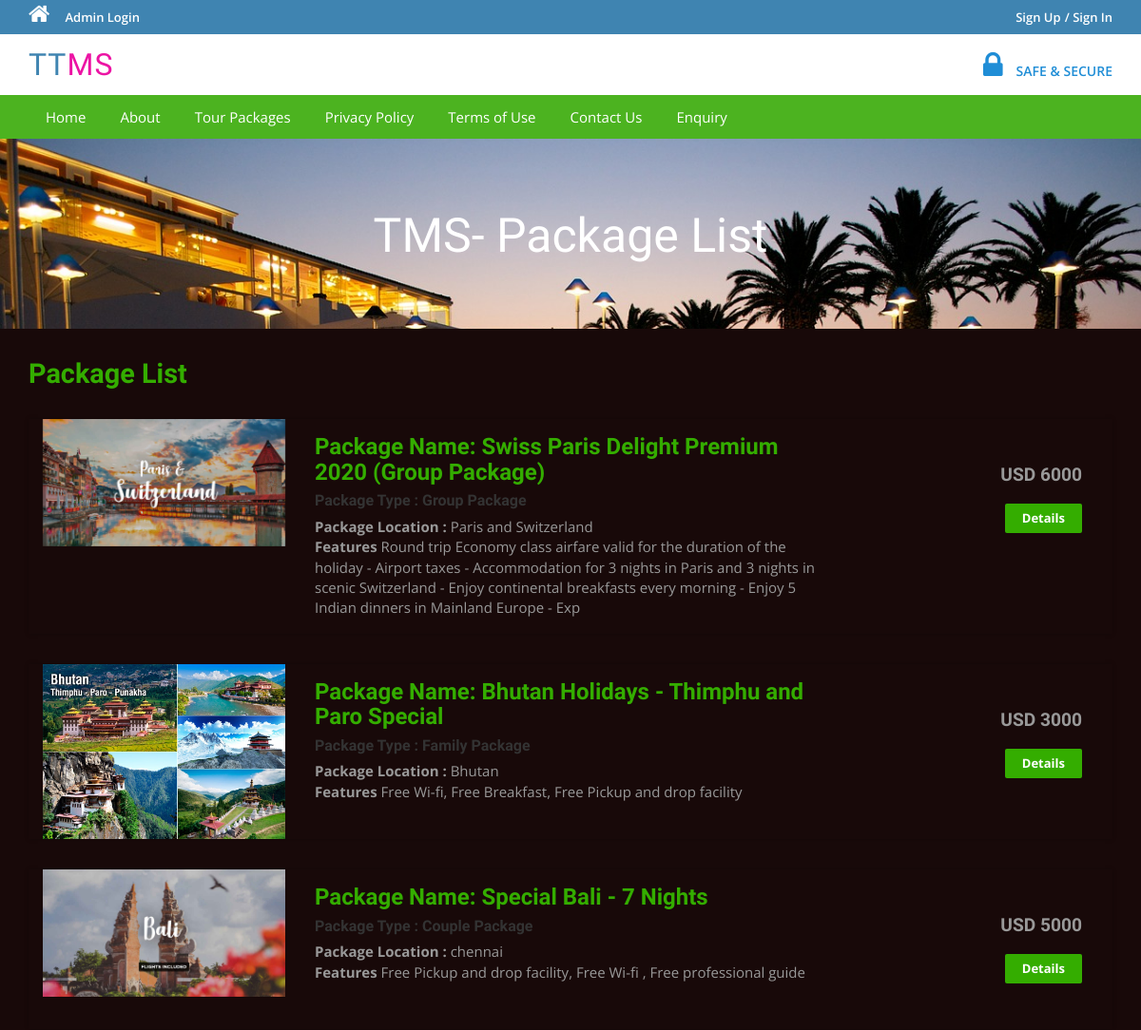
The page /tms/package-list.php (upper part) on the database as committed earlier.
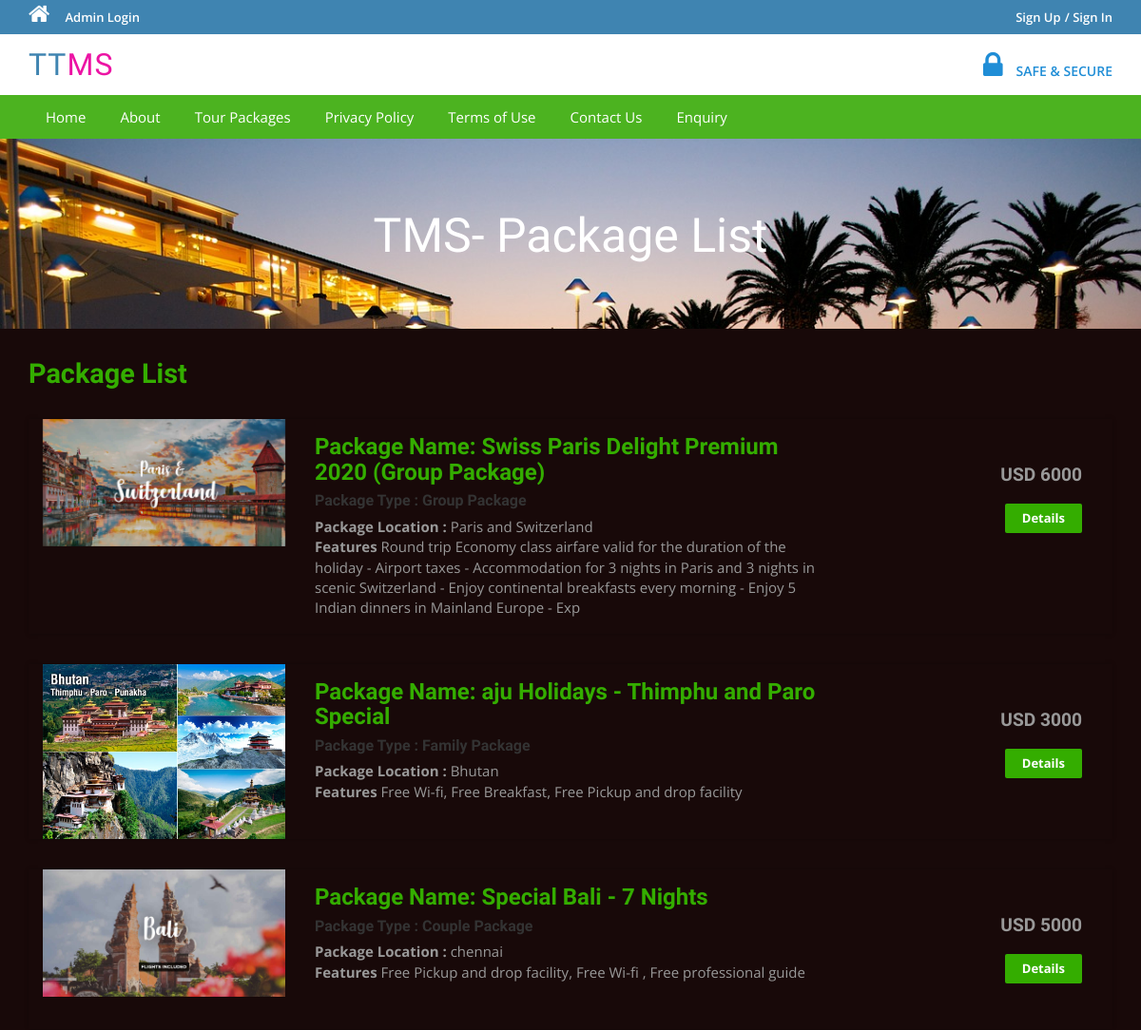
The same page on the database as committed later.
### tables this page shows
CREATE TABLE `tbltourpackages` (
  `PackageId` int(11) NOT NULL,
  `PackageName` varchar(200) DEFAULT NULL,
  `PackageType` varchar(150) DEFAULT NULL,
  `PackageLocation` varchar(100) DEFAULT NULL,
  `PackagePrice` int(11) DEFAULT NULL,
  `PackageFetures` varchar(255) DEFAULT NULL,
  `PackageDetails` mediumtext DEFAULT NULL,
  `PackageImage` varchar(100) DEFAULT NULL,
  `Creationdate` timestamp NULL DEFAULT current_timestamp(),
  `UpdationDate` timestamp NULL DEFAULT NULL ON UPDATE current_timestamp()
);

### tms/package-list.php (the view, shortened to what this page needs)
<?php
include('includes/config.php');
?>
<!DOCTYPE HTML>
<html>
<head>
<link href="css/bootstrap.css" rel='stylesheet' type='text/css' />
<link href="css/style.css" rel='stylesheet' type='text/css' />
<link href="css/font-awesome.css" rel="stylesheet">
<link href="css/animate.css" rel="stylesheet" type="text/css" media="all">
</head>
<body>
<?php include('includes/header.php');?>
<div class="banner-3">
	<div class="container">
		<h1 class="wow zoomIn animated animated" data-wow-delay=".5s" style="visibility: visible; animation-delay: 0.5s; animation-name: zoomIn;"> TMS- Package List</h1>
	</div>
</div>
<div class="rooms">
	<div class="container">
		<div class="room-bottom">
			<h3>Package List</h3>
<?php $sql = "SELECT * from tbltourpackages";
$query = $dbh->prepare($sql);
$query->execute();
$results=$query->fetchAll(PDO::FETCH_OBJ);
if($query->rowCount() > 0)
{
foreach($results as $result)
{	?>
			<div class="rom-btm">
				<div class="col-md-3 room-left wow fadeInLeft animated" data-wow-delay=".5s">
					<img src="admin/pacakgeimages/<?php echo htmlentities($result->PackageImage);?>" class="img-responsive" alt="">
				</div>
				<div class="col-md-6 room-midle wow fadeInUp animated" data-wow-delay=".5s">
					<h4>Package Name: <?php echo htmlentities($result->PackageName);?></h4>
					<h6>Package Type : <?php echo htmlentities($result->PackageType);?></h6>
					<p><b>Package Location :</b> <?php echo htmlentities($result->PackageLocation);?></p>
					<p><b>Features</b> <?php echo htmlentities($result->PackageFetures);?></p>
				</div>
				<div class="col-md-3 room-right wow fadeInRight animated" data-wow-delay=".5s">
					<h5>USD <?php echo htmlentities($result->PackagePrice);?></h5>
					<a href="package-details.php?pkgid=<?php echo htmlentities($result->PackageId);?>" class="view">Details</a>
				</div>
				<div class="clearfix"></div>
			</div>
<?php }} ?>
		</div>
	</div>
</div>
</body>
</html>

Rows that differ between the two databases and show on the page:
changed tbltourpackages "Family Package": PackageName "Bhutan Holidays - Thimphu and Paro Special" → "aju Holidays - Thimphu and Paro Special"
